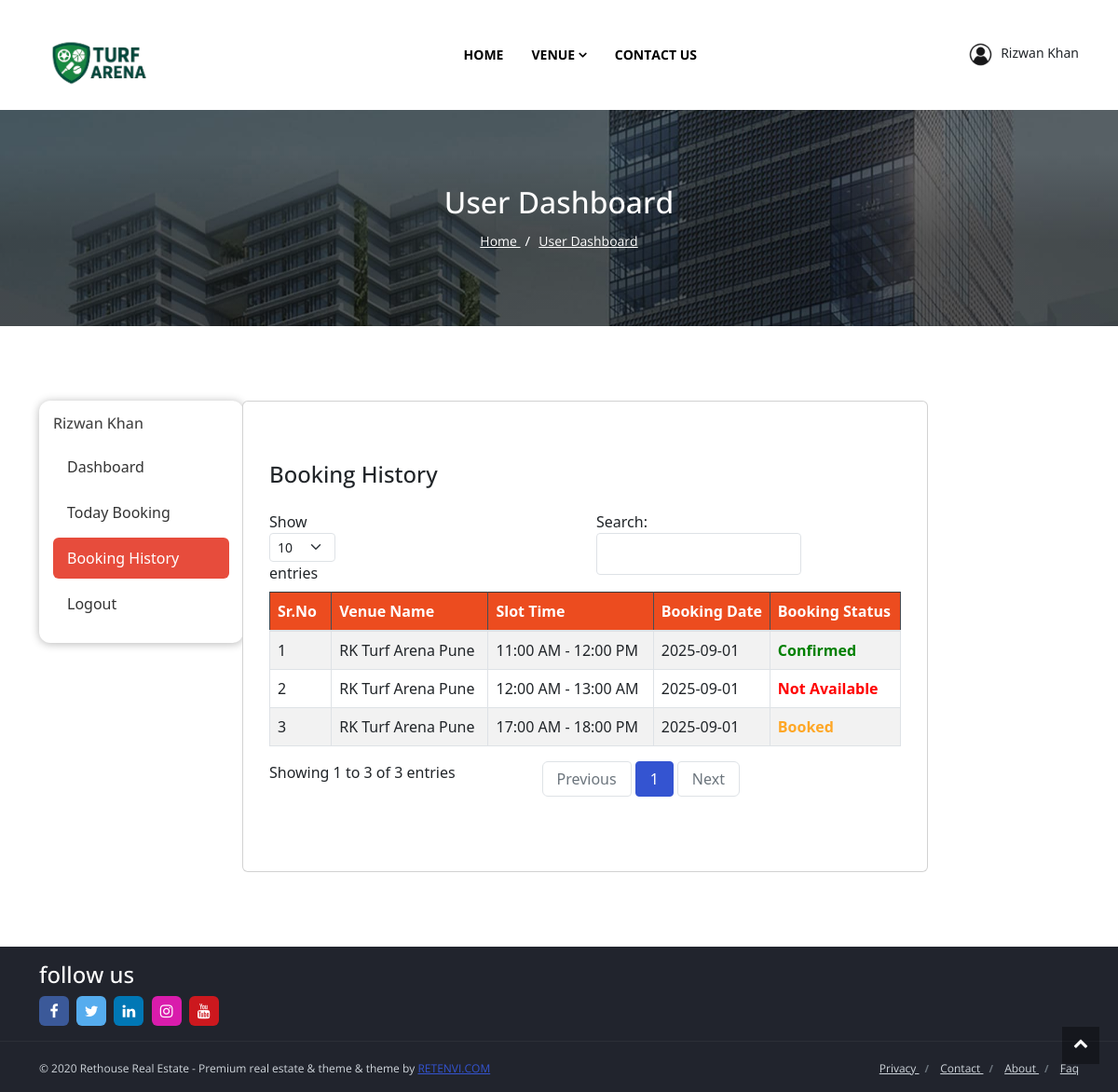
Page /user-booking-history.php (signed in) on the committed database.
### tables this page shows
CREATE TABLE `venues_bookings` (
  `vnub_id` int(11) NOT NULL,
  `vnub_venue_id` int(11) NOT NULL,
  `vnub_user_id` int(11) NOT NULL,
  `vnub_slot_id` int(11) NOT NULL,
  `vnub_slot_date` date NOT NULL,
  `vnub_status` int(11) NOT NULL,
  `vnub_added_time` timestamp NOT NULL DEFAULT current_timestamp(),
  `vnub_updated_time` timestamp NOT NULL DEFAULT current_timestamp()
);

CREATE TABLE `venues` (
  `vnu_id` int(11) NOT NULL,
  `vnu_status` int(11) NOT NULL DEFAULT 0,
  `vnu_vendor_id` int(11) NOT NULL,
  `vnu_name` varchar(255) NOT NULL,
  `vnu_mobile` varchar(120) NOT NULL,
  `vnu_email` varchar(120) NOT NULL,
  `vnu_whatsapp` varchar(120) NOT NULL,
  `vnu_address` text NOT NULL,
  `vnu_area` varchar(255) NOT NULL,
  `vnu_city` varchar(255) NOT NULL,
  `vnu_pincode` varchar(120) NOT NULL,
  `vnu_state` varchar(255) NOT NULL,
  `vnu_maplink` text NOT NULL,
  `vnu_image` varchar(255) NOT NULL,
  `vnu_contactname` varchar(120) NOT NULL,
  `vnu_aboutus` text NOT NULL,
  `vnu_added_time` timestamp NOT NULL DEFAULT current_timestamp(),
  `vnu_update_time` timestamp NOT NULL DEFAULT current_timestamp()
);

CREATE TABLE `venues_slots` (
  `vnus_id` int(11) NOT NULL,
  `vnus_venue_id` int(11) NOT NULL,
  `vnus_start` varchar(255) DEFAULT NULL,
  `vnus_end` varchar(255) DEFAULT NULL,
  `vnus_note` text NOT NULL,
  `vnus_added_time` timestamp NOT NULL DEFAULT current_timestamp(),
  `vnus_update_time` timestamp NOT NULL DEFAULT current_timestamp(),
  `vnus_status` int(2) NOT NULL
);

### header-content.php (called while the page is built, shortened)
<?php
require_once('modal/db_config.php');
require_once('modal/functions.php');
if(isset($_SESSION['userId'])){
    $sessionUserId = $_SESSION['userId'];
    $sessionName = $_SESSION['userName'];
}
?>

### modal/functions.php (called while the page is built, shortened)
<?php
include('venue-bookings.php');
$venuesBookingObj = new VenuesBookings($conn);
?>

### modal/venue-bookings.php (called while the page is built, shortened)
<?php
class VenuesBookings{
    public $conn;
    private $table = '';
    public function __construct($conn)
    {
        $this->table = 'venues_bookings';
        $this->conn = $conn;
    }
    public function getConfirmedVenueBookingBySlotsId($venueId,$slotId,$date){
        $sql ="SELECT vnub_id,vnub_venue_id,vnub_user_id,vnub_slot_id,vnub_slot_date,vnub_status,vnub_added_time FROM $this->table where vnub_venue_id ='$venueId' and vnub_slot_id = '$slotId' and vnub_status = '".STATUS_ACTIVE."' and vnub_slot_date = '$date' ";
        $result = $this->conn->query($sql);
        return $result->fetch_assoc();
    }
    public function getAllBookingHistoryByUserId($userId){
        $sql ="SELECT vd.vnu_id as vnu_id,vd.vnu_name as vnu_name ,vd.vnu_mobile as vnu_mobile,
        vs.vnus_id as vnus_id,vs.vnus_start as vnus_start, vs.vnus_end as vnus_end,vs.vnus_note as vnus_note,
        vb.vnub_id as vnub_id,vb.vnub_slot_id as vnub_slot_id,vb.vnub_status as vnub_status,vb.vnub_venue_id as vnub_venue_id, vb.vnub_slot_date as vnub_slot_date
        FROM venues_bookings as vb
        LEFT JOIN venues_slots as vs ON vb.vnub_slot_id=vs.vnus_id
        LEFT JOIN venues as vd ON vb.vnub_venue_id=vd.vnu_id";
        $sql .= " WHERE vnub_user_id = ".$userId." ORDER BY vb.vnub_added_time DESC";
        $result = $this->conn->query($sql);
        return $result->fetch_all(MYSQLI_ASSOC);
    }
}
?>

### user-booking-history.php (the view, shortened to what this page needs)
<?php require 'header.php'; ?>
<header>
    <?php require 'nav-bar.php'; ?>
    <div class="bg-theme-overlay">
        <section class="section__breadcrumb ">
            <div class="container">
                <div class="row d-flex justify-content-center">
                    <div class="col-md-8 text-center">
                        <h2 class="text-capitalize text-white">User Dashboard</h2>
                        <ul class="list-inline ">
                            <li class="list-inline-item">
                                <a href="<?= HOST_URL ?>index" class="text-white">
                                    home
                                </a>
                            </li>
                            <li class="list-inline-item">
                                <a href="#" class="text-white">
                                    User Dashboard
                                </a>
                            </li>
                        </ul>
                    </div>
                </div>
            </div>
        </section>
    </div>
</header>
<section>
    <div class="container">
        <div class="row">
            <div class="col-lg-2 ">
                <?php require('user-menu.php'); ?>
            </div>
            <div class="col-lg-8 customMarginLeft28">
                <div class="card">
                    <div class="card-body">
                        <div class="container py-5">
                            <h4 class="card-title mb-4">Booking History</h4>
                            <div class="table-responsive">
                                <table id="resultsTable" class="table table-striped table-bordered nowrap"
                                    style="width:100%">
                                    <thead class="table-dark">
                                        <tr>
                                            <th>Sr.No</th>
                                            <th>Venue Name</th>
                                            <th>Slot Time</th>
                                            <th>Booking Date</th>
                                            <th>Booking Status</th>
                                        </tr>
                                    </thead>
                                    <tbody>
                                        <?php
                                        $i=1;
                                        $getAllTodayBookingByUser	= $venuesBookingObj->getAllBookingHistoryByUserId($sessionUserId);
                                        foreach($getAllTodayBookingByUser as $getAllTodayBookingByUserRow){
                                            $getConfirmedVenueBookingBySlots = $venuesBookingObj->getConfirmedVenueBookingBySlotsId($getAllTodayBookingByUserRow['vnub_venue_id'], $getAllTodayBookingByUserRow['vnus_id'],$getAllTodayBookingByUserRow['vnub_slot_date']);
                                            if(!empty($getConfirmedVenueBookingBySlots)) {
                                                if($sessionUserId == $getConfirmedVenueBookingBySlots['vnub_user_id']) {
                                                    $bookingStatus = '<span style="color: green;font-weight: bolder;">Confirmed</span>';
                                                }else{
                                                    $bookingStatus = '<span style="color: red;font-weight: bolder;">Not Available</span>';
                                                }
                                            }else{
                                                $bookingStatus = '<span style="color:  #ffa726;font-weight: bolder;">Booked</span>';
                                            }
                                        ?>
                                        <tr>
                                            <td><?= $i ?></td>
                                            <td><?= $getAllTodayBookingByUserRow['vnu_name'] ?></td>
                                            <td><?= $getAllTodayBookingByUserRow['vnus_start'] . " - ".$getAllTodayBookingByUserRow['vnus_end'] ?></td>
                                            <td><?= $getAllTodayBookingByUserRow['vnub_slot_date'] ?></td>
                                            <td><?= $bookingStatus ?></td>
                                        </tr>
                                       <?php $i++; } ?>
                                    </tbody>
                                </table>
                            </div>
                        </div>
                    </div>
                </div>
            </div>
        </div>
    </div>
</section>
<?php require 'footer.php'; ?>

### header.php (shortened to what this page needs)
<?php require('header-content.php'); ?>
<!DOCTYPE html>
<html lang="en">
<head>
    <link href="<?= HOST_URL ?>css/stylesbd04.css?8918068d71def746395d" rel="stylesheet">
    <link href="<?= HOST_URL ?>css/custom-css.css" rel="stylesheet">
    <link href="<?= HOST_URL ?>css/bootstrap.min.css" rel="stylesheet">
</head>
<body>

### nav-bar.php (shortened to what this page needs)
<nav class="navbar navbar-hover navbar-expand-lg navbar-soft navbar-transparent" style="background: #fff;">
    <div class="container">
        <a class='navbar-brand' href='<?= HOST_URL ?>index'>
            <img src="<?= HOST_URL ?>images/logo.png" alt="">
        </a>
        <div class="collapse navbar-collapse" id="main_nav99">
            <ul class="navbar-nav mx-auto ">
                <li class="nav-item"><a class='nav-link' style="color:black" href='<?= HOST_URL ?>index'> Home </a></li>
                <li class="nav-item dropdown">
                    <a class="nav-link active dropdown-toggle" href="#" data-toggle="dropdown"
                        style="color:black">Venue</a>
                </li>
                <li class="nav-item"><a class='nav-link' style="color:black" href='<?= HOST_URL ?>contact-us'> Contact Us </a></li>
            </ul>
            <ul class="navbar-nav ">
                <li>
                    <?php if (isset($_SESSION['userId']) && !empty($_SESSION['userId']) && $_SESSION['userId'] != '') {?>
                           <div class="profile" onclick="toggleDropdown()">
                            <img src="<?= CUSTOM_IMAGES_URL . 'users-icon.png'; ?>" alt="Profile">  <?= $sessionName ?>
                        </div>
                    <?php }else{?>
                        <a href="<?= HOST_URL ?>login" class="btn btn-primary text-capitalize"><i class="fa fa-plus-circle mr-1"></i>
                        Login / Register
                    </a>
                    <?php } ?>
                </li>
            </ul>
        </div>
    </div>
</nav>

### user-menu.php (shortened to what this page needs)
<?php
$baseUrl= basename($_SERVER['PHP_SELF']);  ?>
<div class="sidebar customBox">
    <h3><?= $sessionName ?></h3>
    <a href="<?= HOST_URL ?>user-dashboard" <?php if($baseUrl == 'user-dashboard.php') {?>class="active"<?php } ?>>Dashboard</a>
    <a href="<?= HOST_URL ?>user-today-booking" <?php if($baseUrl == 'user-today-booking.php') {?>class="active"<?php } ?>>Today Booking</a>
    <a href="<?= HOST_URL ?>user-booking-history" <?php if($baseUrl == 'user-booking-history.php') {?>class="active"<?php } ?>>Booking History</a>
    <a href="<?= ACTION_URL ?>user-logout">Logout</a>
</div>

### footer.php (shortened to what this page needs)
<footer>
    <div class="wrapper__footer bg__footer" style="padding: 0px 0;">
        <div class=" container">
            <div class="row">
                <div class="col-md-12">
                    <p>
                    <h4 class="footer-title text-white">follow us </h4>
                    <button class="btn btn-social btn-social-o facebook mr-1">
                        <i class="fa fa-facebook-f"></i>
                    </button>
                    <button class="btn btn-social btn-social-o twitter mr-1">
                        <i class="fa fa-twitter"></i>
                    </button>
                    <button class="btn btn-social btn-social-o linkedin mr-1">
                        <i class="fa fa-linkedin"></i>
                    </button>
                    <button class="btn btn-social btn-social-o instagram mr-1">
                        <i class="fa fa-instagram"></i>
                    </button>
                    <button class="btn btn-social btn-social-o youtube mr-1">
                        <i class="fa fa-youtube"></i>
                    </button>
                    </p>
                </div>
            </div>
        </div>
    </div>
    <div class="bg__footer-bottom ">
        <div class="container">
            <div class="row flex-column-reverse flex-md-row">
                <div class="col-md-6">
                    <span>
                        © 2020 Rethouse Real Estate - Premium real estate & theme &amp; theme by
                        <a href="#">retenvi.com</a>
                    </span>
                </div>
                <div class="col-md-6">
                    <ul class="list-inline ">
                        <li class="list-inline-item">
                            <a href="#">
                                privacy
                            </a>
                        </li>
                        <li class="list-inline-item">
                            <a href="#">
                                contact
                            </a>
                        </li>
                        <li class="list-inline-item">
                            <a href="#">
                                about
                            </a>
                        </li>
                        <li class="list-inline-item">
                            <a href="#">
                                faq
                            </a>
                        </li>
                    </ul>
                </div>
            </div>
        </div>
    </div>
</footer>
<a href="javascript:" id="return-to-top"><i class="fa fa-chevron-up"></i></a>
</body>
</html>

### css/custom-css.css (style rules this page uses)
.profile { position: relative; cursor: pointer; }
.profile img { width: 35px; height: 35px; border-radius: 50%; }
.sidebar { width: 220px; border-right: 1px solid #ddd; padding: 20px 10px; }
.sidebar h3 { margin: 0 0 15px; font-size: 16px; color: #444; }
.sidebar a { display: block; padding: 10px 15px; margin-bottom: 5px; border-radius: 6px; text-decoration: none; color: #333; font-weight: 500; }
.sidebar a:hover, .sidebar a.active { background: #e74c3c; color: #fff; }
.customBox { padding: 15px; box-shadow: rgba(0, 0, 0, 0.29) 0px 1px 10px; background: rgb(255, 255, 255); display: flow-root; border-radius: 12px; }
table.dataTable th { background-color: #ec4c1f; color: white; font-weight: bold; }
.customMarginLeft28 { margin-left: 28px; }

### rows in the picture
venues_bookings: venues.vnu_name "RK Turf Arena Pune", venues_slots.vnus_start "11:00 AM", venues_slots.vnus_end "12:00 PM", vnub_slot_date "2025-09-01", vnub_user_id "Confirmed"
venues_bookings: venues.vnu_name "RK Turf Arena Pune", venues_slots.vnus_start "12:00 AM", venues_slots.vnus_end "13:00 AM", vnub_slot_date "2025-09-01", shows "Not Available"
venues_bookings: venues.vnu_name "RK Turf Arena Pune", venues_slots.vnus_start "17:00 AM", venues_slots.vnus_end "18:00 PM", vnub_slot_date "2025-09-01", shows "Booked"

### other values in the picture
$sessionName "Rizwan Khan"
